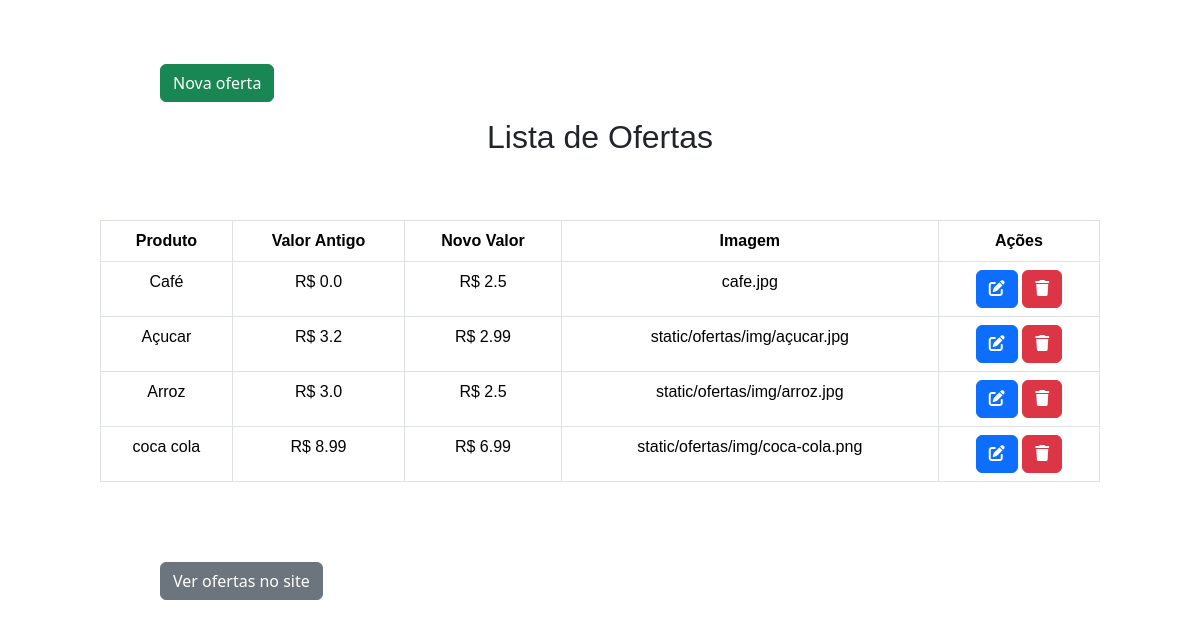
The app's page /ofertas/admin/, older data.
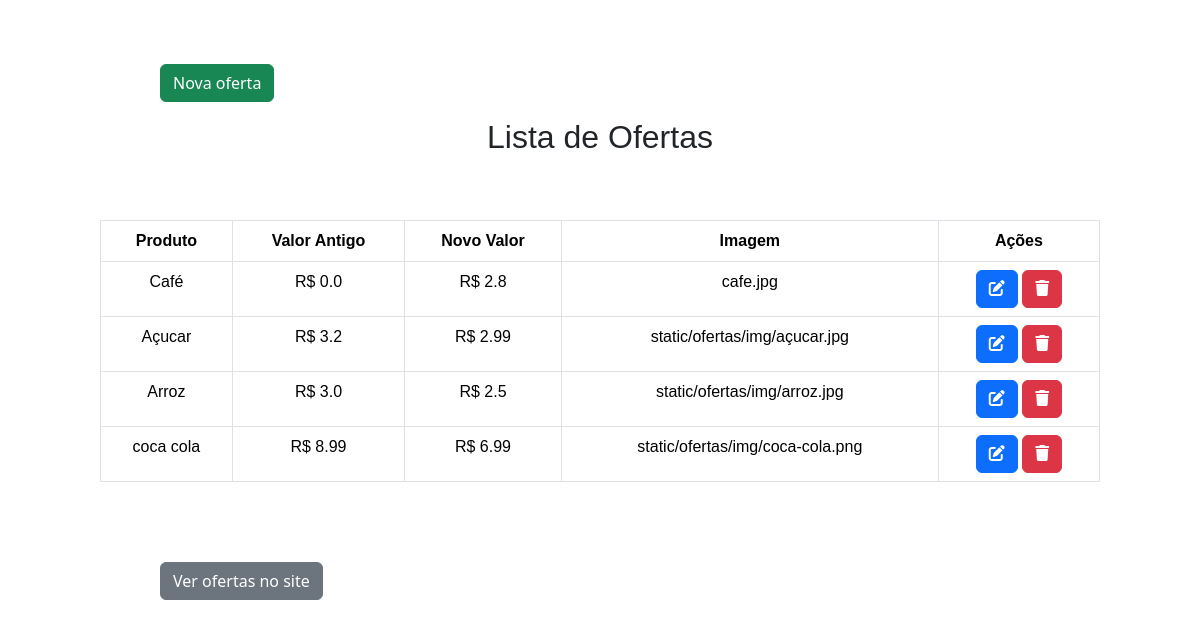
The same page, newer data.
### ofertas/models.py (models this page shows)
class Oferta(models.Model):
    nome_produto = models.CharField(max_length=100)
    valor_antigo = models.FloatField()
    novo_valor = models.FloatField()
    imagem = models.ImageField(upload_to='media')

### ofertas/views.py (the view)
# urls.py: path('ofertas/admin/', views.ofertas_admin, name='ofertas_admin'),
def ofertas_admin(request):
    ofertas = Oferta.objects.all()
    num_ofertas = Oferta.objects.count()
    context = {'ofertas': ofertas, 'num_ofertas': num_ofertas}
    return render(request, 'ofertas/pages/ofertas_admin.html', context)

### ofertas/templates/ofertas/pages/ofertas_admin.html
{% include 'ofertas/partials/head.html' %}
<a href="{% url 'ofertas_criar' %}" class="btn btn-success mb-3 button_admin">Nova oferta</a>
<body>
    <h2 class="h2_admin">Lista de Ofertas</h2>
    <div class="main-content-admin">
        <table class=" table table-bordered">
            <thead>
                <tr>
                    <th>Produto</th>
                    <th>Valor Antigo</th>
                    <th>Novo Valor</th>
                    <th>Imagem</th>
                    <th>Ações</th>
                </tr>
            </thead>
            <tbody>
                {% for oferta in ofertas %}
                <tr>
                    <td>{{oferta.nome_produto}}</td>
                    <td>R$ {{oferta.valor_antigo}}</td>
                    <td>R$ {{oferta.novo_valor}}</td>
                    <td>{{oferta.imagem}}</td>
                    <td>
                        <a href="{% url 'ofertas_editar' id=oferta.id %}" class="btn btn-primary btm-sm"><i class="fa-solid fa-pen-to-square"></i></a>
                        <a href="{% url 'ofertas_remover' id=oferta.id %}" class="btn btn-danger btm-sm"><i class="fa-solid fa-trash"></i></a>
                    </td>
                </tr>
                {% endfor %}
            </tbody>
        </table>
    </div>
    <a href="{% url 'ofertas' %}" class="btn btn-secondary mb-3 button_admin">Ver ofertas no site</a>
</body>

Row changes from the older to the newer data that the page shows:
changed Oferta "Café": novo_valor "2.5" → "2.8"
